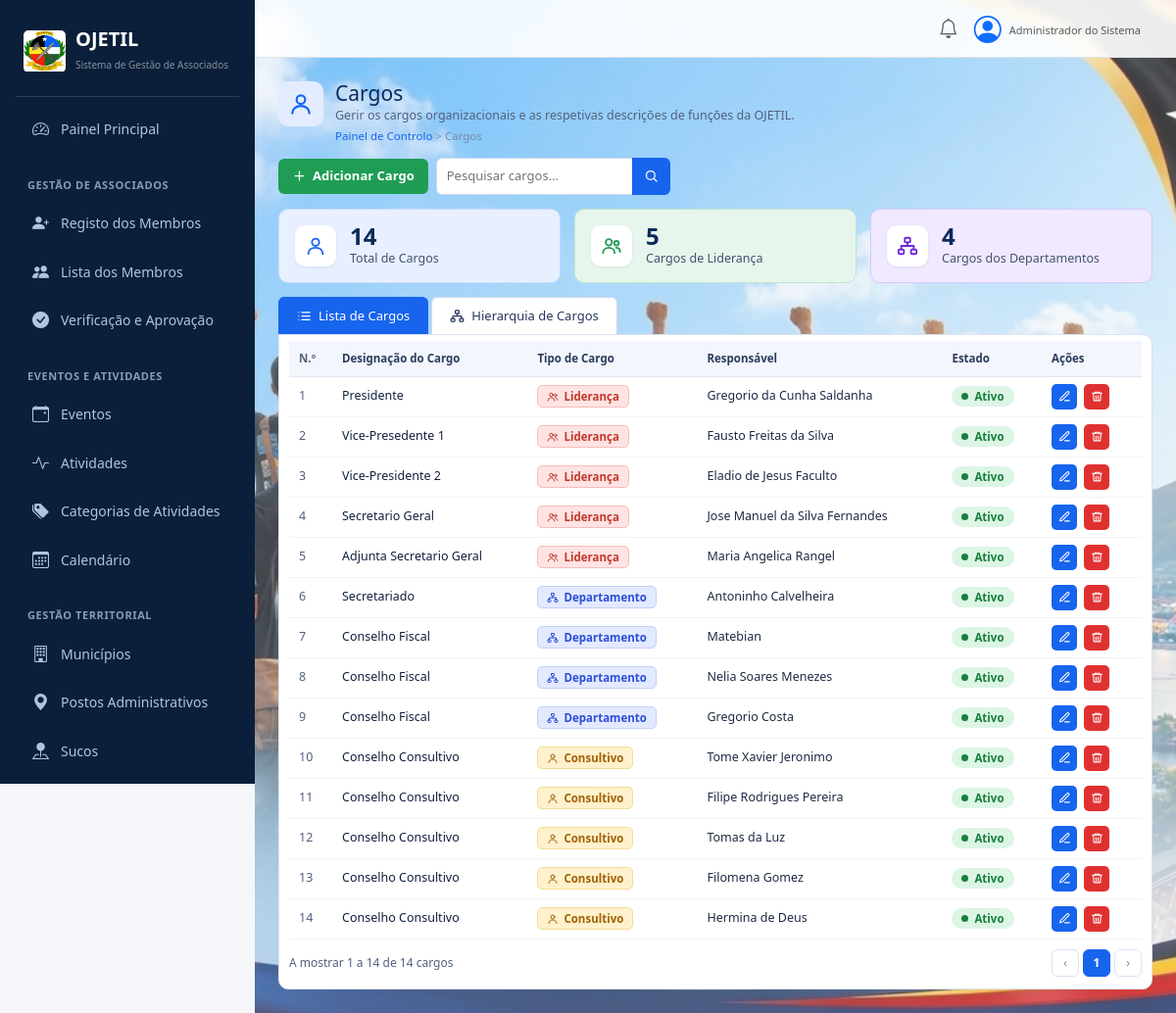
The app's page /organization/positions/ with its own data.
### organization/models.py (models this page shows, shortened)
class OrganizationPosition(models.Model):
    POSITION_TYPES = [
        ("leadership", "Leadership"),
        ("department", "Department"),
        ("consultative", "Consultative"),
    ]
    title = models.CharField(max_length=150)
    position_type = models.CharField(
        max_length=20,
        choices=POSITION_TYPES,
        default="department",
    )
    person_name = models.CharField(max_length=150, blank=True)
    parent = models.ForeignKey(
        "self",
        on_delete=models.SET_NULL,
        null=True,
        blank=True,
        related_name="children",
    )
    unit = models.ForeignKey(
        OrganizationUnit,
        on_delete=models.SET_NULL,
        null=True,
        blank=True,
        related_name="positions",
    )
    description = models.TextField(blank=True)
    sort_order = models.PositiveIntegerField(default=0)
    color = models.CharField(max_length=20, default="#1764ed")
    is_active = models.BooleanField(default=True)
    created_at = models.DateTimeField(auto_now_add=True)
    class Meta:
        ordering = ["sort_order", "title"]
        verbose_name = "Organization Position"
        verbose_name_plural = "Organization Positions"

### organization/views.py (the view)
# urls.py: path("positions/", views.position_list_view, name="positions"),
def position_list_view(request):
  positions = OrganizationPosition.objects.all()
  context = {
      "positions": positions,
      "total_positions": positions.count(),
      "leadership_count": positions.filter(position_type="leadership").count(),
      "department_count": positions.filter(position_type="department").count(),
  }
  return render(request, "organization/positions.html", context)

### organization/templates/organization/positions.html (shortened to what this page needs)
{% extends "dashboard/base.html" %}
{% block content %}
<div class="pos-page">
  <div class="pp-top">
    <div class="pp-title">
      <div class="pp-logo"><svg class="pp-i"><use href="#pp-user"/></svg></div>
      <div>
        <h2>Cargos</h2>
        <p>Gerir os cargos organizacionais e as respetivas descrições de funções da OJETIL.</p>
        <div class="pp-crumb"><a href="{% url 'organization:structure' %}">Painel de Controlo</a> &gt; Cargos</div>
      </div>
    </div>
    <div class="pp-tools">
      <a href="{% url 'organization:position_add' %}" class="pp-add"><svg class="pp-i"><use href="#pp-plus"/></svg> Adicionar Cargo</a>
      <div class="pp-search">
        <input type="text" id="ppSearch" placeholder="Pesquisar cargos...">
        <button type="button" aria-label="Pesquisar"><svg class="pp-i"><use href="#pp-search"/></svg></button>
      </div>
    </div>
  </div>
  <div class="pp-stats">
    <div class="pp-stat pp-s-blue">
      <div class="pp-sico"><svg class="pp-i"><use href="#pp-user"/></svg></div>
      <div><b>{{ total_positions }}</b><span class="lb">Total de Cargos</span></div>
    </div>
    <div class="pp-stat pp-s-green">
      <div class="pp-sico"><svg class="pp-i"><use href="#pp-users"/></svg></div>
      <div><b>{{ leadership_count }}</b><span class="lb">Cargos de Liderança</span></div>
    </div>
    <div class="pp-stat pp-s-purple">
      <div class="pp-sico"><svg class="pp-i"><use href="#pp-hier"/></svg></div>
      <div><b>{{ department_count }}</b><span class="lb">Cargos dos Departamentos</span></div>
    </div>
  </div>
  <div class="pp-tabs">
    <a href="{% url 'organization:positions' %}" class="on"><svg class="pp-i"><use href="#pp-list"/></svg> Lista de Cargos</a>
    <a href="{% url 'organization:positional_hierarchy' %}"><svg class="pp-i"><use href="#pp-hier"/></svg> Hierarquia de Cargos</a>
  </div>
  <div class="pp-card">
    <div class="pp-wrap">
      <table class="pp-tbl" id="ppTbl">
        <thead>
          <tr>
            <th class="no">N.º</th>
            <th>Designação do Cargo</th>
            <th>Tipo de Cargo</th>
            <th>Responsável</th>
            <th>Estado</th>
            <th>Ações</th>
          </tr>
        </thead>
        <tbody>
          {% for p in positions %}
          <tr>
            <td class="no">{{ forloop.counter }}</td>
            <td class="ttl">{{ p.title }}</td>
            <td>
              <span class="pp-type pt-{{ p.position_type }}">
                {% if p.position_type == "leadership" %}<svg class="pp-i"><use href="#pp-users"/></svg> Liderança
                {% elif p.position_type == "department" %}<svg class="pp-i"><use href="#pp-hier"/></svg> Departamento
                {% elif p.position_type == "consultative" %}<svg class="pp-i"><use href="#pp-user"/></svg> Consultivo
                {% else %}{{ p.get_position_type_display }}{% endif %}
              </span>
            </td>
            <td>{{ p.person_name|default:"-" }}</td>
            <td>
              {% if p.is_active %}<span class="pp-status st-on">Ativo</span>
              {% else %}<span class="pp-status st-off">Inativo</span>{% endif %}
            </td>
            <td class="act">
              <a href="{% url 'organization:position_edit' p.pk %}" class="pp-ab edit" title="Editar"><svg class="pp-i"><use href="#pp-edit"/></svg></a>
              <a href="{% url 'organization:position_delete' p.pk %}" class="pp-ab del" title="Eliminar"><svg class="pp-i"><use href="#pp-trash"/></svg></a>
            </td>
          </tr>
          {% empty %}
          <tr><td colspan="6" class="pp-empty">Ainda não existem cargos. Clique em "Adicionar Cargo".</td></tr>
          {% endfor %}
        </tbody>
      </table>
    </div>
    <div class="pp-foot">
      <div>A mostrar {% if total_positions %}1{% else %}0{% endif %} a {{ total_positions }} de {{ total_positions }} cargos</div>
      <div class="pp-pager"><span>&lsaquo;</span><span class="cur">1</span><span>&rsaquo;</span></div>
    </div>
  </div>
</div>
{% endblock %}

### records on screen
OrganizationPosition: title "Presidente", position_type "leadership" (drawn), person_name "Gregorio da Cunha Saldanha", is_active "Ativo"
OrganizationPosition: title "Vice-Presedente 1", position_type "leadership" (drawn), person_name "Fausto Freitas da Silva", is_active "Ativo"
OrganizationPosition: title "Vice-Presidente 2", position_type "leadership" (drawn), person_name "Eladio de Jesus Faculto", is_active "Ativo"
OrganizationPosition: title "Secretario Geral", position_type "leadership" (drawn), person_name "Jose Manuel da Silva Fernandes", is_active "Ativo"
OrganizationPosition: title "Adjunta Secretario Geral", position_type "leadership" (drawn), person_name "Maria Angelica Rangel", is_active "Ativo"
OrganizationPosition: title "Secretariado", position_type "department" (drawn), person_name "Antoninho Calvelheira", is_active "Ativo"
OrganizationPosition: title "Conselho Fiscal", position_type "department" (drawn), person_name "Matebian", is_active "Ativo"
OrganizationPosition: title "Conselho Fiscal", position_type "department" (drawn), person_name "Nelia Soares Menezes", is_active "Ativo"
OrganizationPosition: title "Conselho Fiscal", position_type "department" (drawn), person_name "Gregorio Costa", is_active "Ativo"
OrganizationPosition: title "Conselho Consultivo", position_type "consultative" (drawn), person_name "Tome Xavier Jeronimo", is_active "Ativo"
OrganizationPosition: title "Conselho Consultivo", position_type "consultative" (drawn), person_name "Filipe Rodrigues Pereira", is_active "Ativo"
OrganizationPosition: title "Conselho Consultivo", position_type "consultative" (drawn), person_name "Tomas da Luz", is_active "Ativo"
OrganizationPosition: title "Conselho Consultivo", position_type "consultative" (drawn), person_name "Filomena Gomez", is_active "Ativo"
OrganizationPosition: title "Conselho Consultivo", position_type "consultative" (drawn), person_name "Hermina de Deus", is_active "Ativo"

### other values on screen
{{ total_positions }} "14"
{{ leadership_count }} "5"
{{ department_count }} "4"
